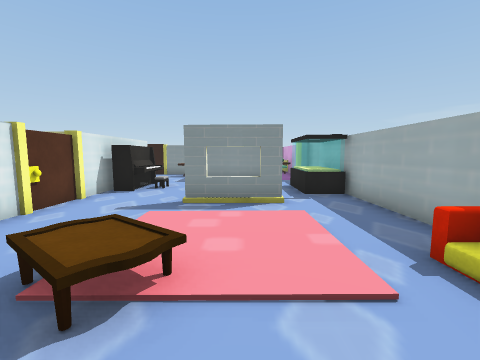
view 1 (above)

12 first-person views from a walk through a Unity game level. The camera is 1.2 m above the floor, tilts 6° down and sees 90° across. The floor is counted in squares, 1 m on a side. Each view is taken from the middle of a square. On the plan, view 1 faces up. The plan holds only what a view shows up to about 12 squares ahead; the rest is blank. The place goes on beyond the plan. Some surface patterns are stand-ins.

view 2
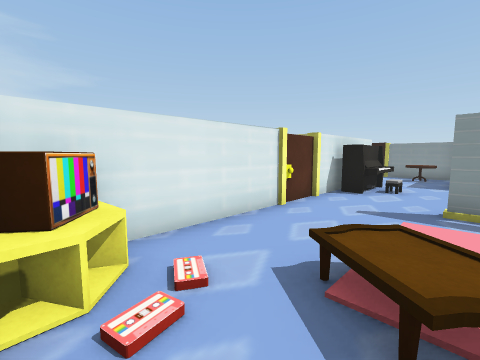

view 3
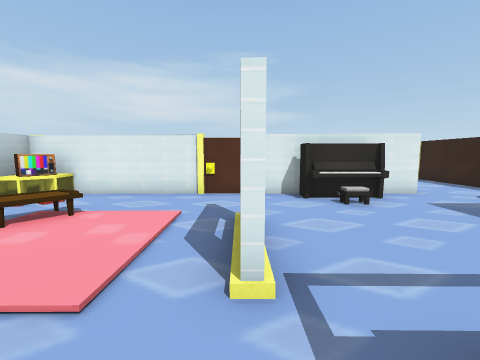

view 4
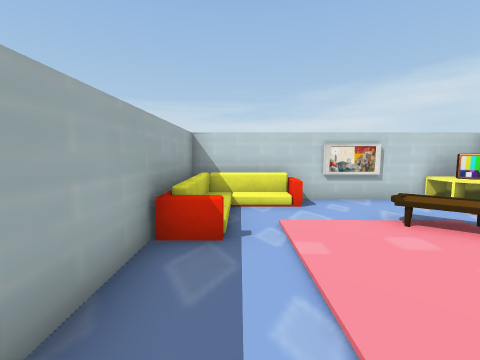

view 5
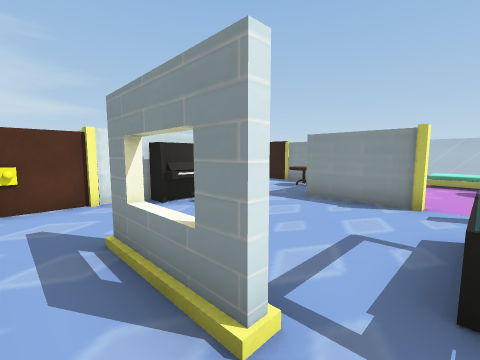

view 6
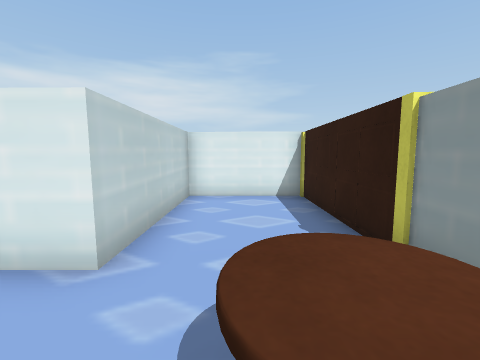

view 7
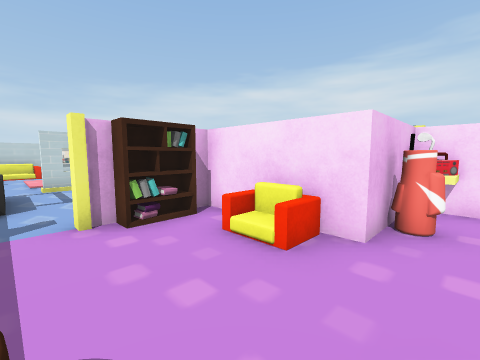

view 8
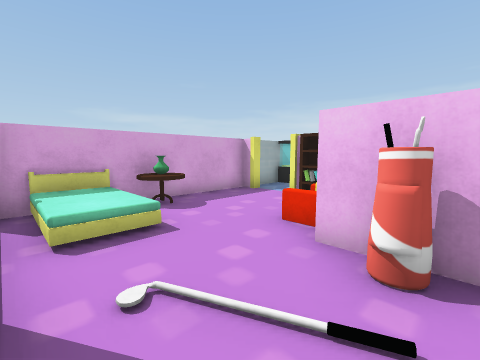

view 9
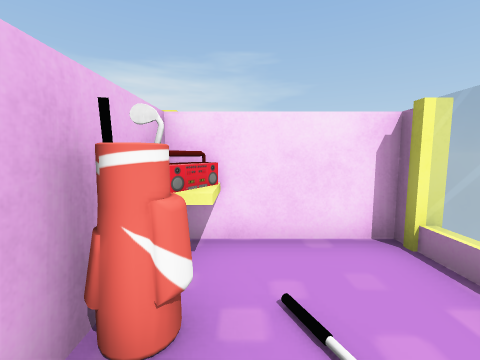

view 10
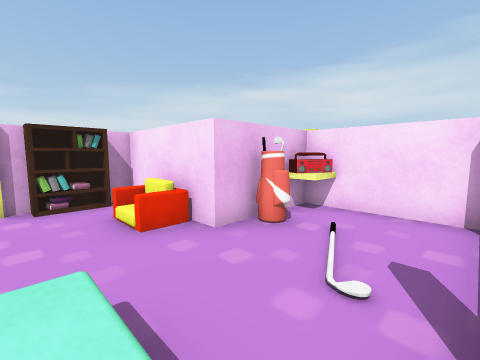

view 11
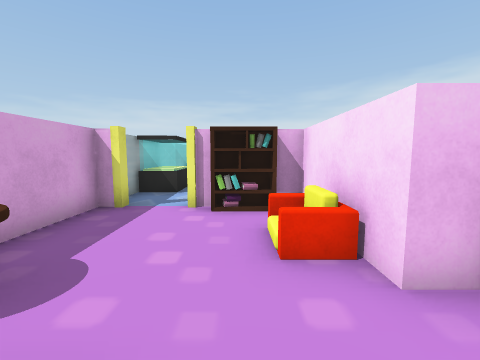

view 12
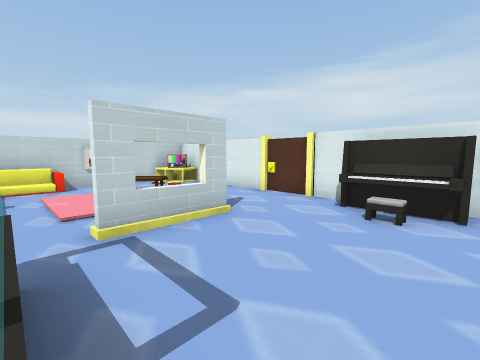

### Floor plan
Key: @ floor where view 1 was taken; # wall or solid block; . main floor; : floor 0.5 m higher than the main floor; / step, stairs or slope; = window, fence, low wall or low ledge; ^ raised ledge; O other object.
Columns run from 9 left of view 1 to 4 right of it. Each row starts with its distance up from view 1.
 19      #
 18     ##..=///#
 17     #.....::
 16     #.....//O
 15 ########...^##
 14 #.....^##....#
 13 #.....^.#....#
 12 #.......OO...#
 11 #####....##.##
 10     #O.......#
  9     #OO....==#
  8     #O.....=#
  7      ......#=#
  6     #...###..#
  5     #........#
  4     #........#
  3     #........#
  2     #...O...O#
  1     ##......##
  0     #^^..@OO=
 -1      #####==#

Where each view was taken, in squares from view 1:
view 1: 0 up, 0 right, facing up
view 2: 0 up, 1 left, facing up-left
view 3: 6 up, 3 right, facing left
view 4: 6 up, 2 right, facing down
view 5: 5 up, 2 right, facing up-left
view 6: 13 up, 2 left, facing left
view 7: 16 up, 2 right, facing down-left
view 8: 18 up, 3 left, facing down-right
view 9: 16 up, 1 left, facing left
view 10: 18 up, 1 right, facing down-left
view 11: 17 up, 0 right, facing down
view 12: 10 up, 2 right, facing down-left
